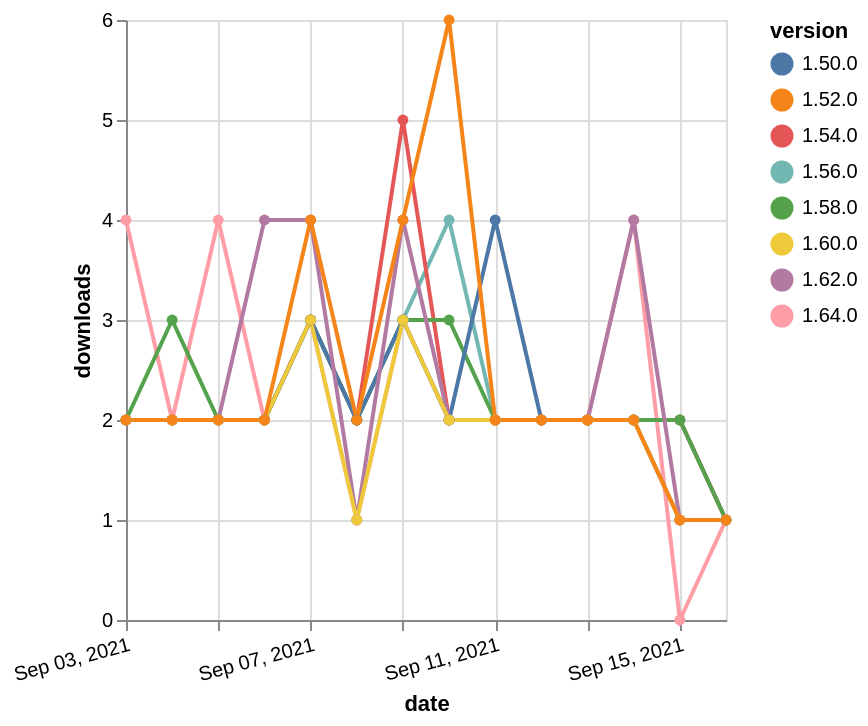

This figure's Vega-Lite source:
### Vega-Lite specification from a JSON file in a GitHub repository (floating-point values rounded to 4 significant figures)
{"$schema": "https://vega.github.io/schema/vega-lite/v5.json", "description": "A simple bar chart with embedded data.", "data": {"values": [{"date": "2021-09-03", "total": 1699, "delta": 2, "version": "1.56.0"}, {"date": "2021-09-04", "total": 1701, "delta": 2, "version": "1.56.0"}, {"date": "2021-09-05", "total": 1703, "delta": 2, "version": "1.56.0"}, {"date": "2021-09-06", "total": 1705, "delta": 2, "version": "1.56.0"}, {"date": "2021-09-07", "total": 1708, "delta": 3, "version": "1.56.0"}, {"date": "2021-09-08", "total": 1710, "delta": 2, "version": "1.56.0"}, {"date": "2021-09-09", "total": 1713, "delta": 3, "version": "1.56.0"}, {"date": "2021-09-10", "total": 1717, "delta": 4, "version": "1.56.0"}, {"date": "2021-09-11", "total": 1719, "delta": 2, "version": "1.56.0"}, {"date": "2021-09-12", "total": 1721, "delta": 2, "version": "1.56.0"}, {"date": "2021-09-13", "total": 1723, "delta": 2, "version": "1.56.0"}, {"date": "2021-09-14", "total": 1725, "delta": 2, "version": "1.56.0"}, {"date": "2021-09-15", "total": 1727, "delta": 2, "version": "1.56.0"}, {"date": "2021-09-16", "total": 1728, "delta": 1, "version": "1.56.0"}, {"date": "2021-09-03", "total": 223, "delta": 4, "version": "1.64.0"}, {"date": "2021-09-04", "total": 225, "delta": 2, "version": "1.64.0"}, {"date": "2021-09-05", "total": 229, "delta": 4, "version": "1.64.0"}, {"date": "2021-09-06", "total": 231, "delta": 2, "version": "1.64.0"}, {"date": "2021-09-07", "total": 234, "delta": 3, "version": "1.64.0"}, {"date": "2021-09-08", "total": 235, "delta": 1, "version": "1.64.0"}, {"date": "2021-09-09", "total": 238, "delta": 3, "version": "1.64.0"}, {"date": "2021-09-10", "total": 240, "delta": 2, "version": "1.64.0"}, {"date": "2021-09-11", "total": 242, "delta": 2, "version": "1.64.0"}, {"date": "2021-09-12", "total": 244, "delta": 2, "version": "1.64.0"}, {"date": "2021-09-13", "total": 246, "delta": 2, "version": "1.64.0"}, {"date": "2021-09-14", "total": 250, "delta": 4, "version": "1.64.0"}, {"date": "2021-09-15", "total": 250, "delta": 0, "version": "1.64.0"}, {"date": "2021-09-16", "total": 251, "delta": 1, "version": "1.64.0"}, {"date": "2021-09-03", "total": 2090, "delta": 2, "version": "1.54.0"}, {"date": "2021-09-04", "total": 2092, "delta": 2, "version": "1.54.0"}, {"date": "2021-09-05", "total": 2094, "delta": 2, "version": "1.54.0"}, {"date": "2021-09-06", "total": 2096, "delta": 2, "version": "1.54.0"}, {"date": "2021-09-07", "total": 2099, "delta": 3, "version": "1.54.0"}, {"date": "2021-09-08", "total": 2101, "delta": 2, "version": "1.54.0"}, {"date": "2021-09-09", "total": 2106, "delta": 5, "version": "1.54.0"}, {"date": "2021-09-10", "total": 2108, "delta": 2, "version": "1.54.0"}, {"date": "2021-09-11", "total": 2110, "delta": 2, "version": "1.54.0"}, {"date": "2021-09-12", "total": 2112, "delta": 2, "version": "1.54.0"}, {"date": "2021-09-13", "total": 2114, "delta": 2, "version": "1.54.0"}, {"date": "2021-09-14", "total": 2116, "delta": 2, "version": "1.54.0"}, {"date": "2021-09-15", "total": 2118, "delta": 2, "version": "1.54.0"}, {"date": "2021-09-16", "total": 2119, "delta": 1, "version": "1.54.0"}, {"date": "2021-09-03", "total": 1476, "delta": 2, "version": "1.58.0"}, {"date": "2021-09-04", "total": 1479, "delta": 3, "version": "1.58.0"}, {"date": "2021-09-05", "total": 1481, "delta": 2, "version": "1.58.0"}, {"date": "2021-09-06", "total": 1483, "delta": 2, "version": "1.58.0"}, {"date": "2021-09-07", "total": 1486, "delta": 3, "version": "1.58.0"}, {"date": "2021-09-08", "total": 1488, "delta": 2, "version": "1.58.0"}, {"date": "2021-09-09", "total": 1491, "delta": 3, "version": "1.58.0"}, {"date": "2021-09-10", "total": 1494, "delta": 3, "version": "1.58.0"}, {"date": "2021-09-11", "total": 1496, "delta": 2, "version": "1.58.0"}, {"date": "2021-09-12", "total": 1498, "delta": 2, "version": "1.58.0"}, {"date": "2021-09-13", "total": 1500, "delta": 2, "version": "1.58.0"}, {"date": "2021-09-14", "total": 1502, "delta": 2, "version": "1.58.0"}, {"date": "2021-09-15", "total": 1504, "delta": 2, "version": "1.58.0"}, {"date": "2021-09-16", "total": 1505, "delta": 1, "version": "1.58.0"}, {"date": "2021-09-03", "total": 2357, "delta": 2, "version": "1.50.0"}, {"date": "2021-09-04", "total": 2359, "delta": 2, "version": "1.50.0"}, {"date": "2021-09-05", "total": 2361, "delta": 2, "version": "1.50.0"}, {"date": "2021-09-06", "total": 2363, "delta": 2, "version": "1.50.0"}, {"date": "2021-09-07", "total": 2366, "delta": 3, "version": "1.50.0"}, {"date": "2021-09-08", "total": 2368, "delta": 2, "version": "1.50.0"}, {"date": "2021-09-09", "total": 2371, "delta": 3, "version": "1.50.0"}, {"date": "2021-09-10", "total": 2373, "delta": 2, "version": "1.50.0"}, {"date": "2021-09-11", "total": 2377, "delta": 4, "version": "1.50.0"}, {"date": "2021-09-12", "total": 2379, "delta": 2, "version": "1.50.0"}, {"date": "2021-09-13", "total": 2381, "delta": 2, "version": "1.50.0"}, {"date": "2021-09-14", "total": 2383, "delta": 2, "version": "1.50.0"}, {"date": "2021-09-15", "total": 2384, "delta": 1, "version": "1.50.0"}, {"date": "2021-09-16", "total": 2385, "delta": 1, "version": "1.50.0"}, {"date": "2021-09-03", "total": 704, "delta": 2, "version": "1.62.0"}, {"date": "2021-09-04", "total": 706, "delta": 2, "version": "1.62.0"}, {"date": "2021-09-05", "total": 708, "delta": 2, "version": "1.62.0"}, {"date": "2021-09-06", "total": 712, "delta": 4, "version": "1.62.0"}, {"date": "2021-09-07", "total": 716, "delta": 4, "version": "1.62.0"}, {"date": "2021-09-08", "total": 717, "delta": 1, "version": "1.62.0"}, {"date": "2021-09-09", "total": 721, "delta": 4, "version": "1.62.0"}, {"date": "2021-09-10", "total": 723, "delta": 2, "version": "1.62.0"}, {"date": "2021-09-11", "total": 725, "delta": 2, "version": "1.62.0"}, {"date": "2021-09-12", "total": 727, "delta": 2, "version": "1.62.0"}, {"date": "2021-09-13", "total": 729, "delta": 2, "version": "1.62.0"}, {"date": "2021-09-14", "total": 733, "delta": 4, "version": "1.62.0"}, {"date": "2021-09-15", "total": 734, "delta": 1, "version": "1.62.0"}, {"date": "2021-09-16", "total": 735, "delta": 1, "version": "1.62.0"}, {"date": "2021-09-03", "total": 1016, "delta": 2, "version": "1.60.0"}, {"date": "2021-09-04", "total": 1018, "delta": 2, "version": "1.60.0"}, {"date": "2021-09-05", "total": 1020, "delta": 2, "version": "1.60.0"}, {"date": "2021-09-06", "total": 1022, "delta": 2, "version": "1.60.0"}, {"date": "2021-09-07", "total": 1025, "delta": 3, "version": "1.60.0"}, {"date": "2021-09-08", "total": 1026, "delta": 1, "version": "1.60.0"}, {"date": "2021-09-09", "total": 1029, "delta": 3, "version": "1.60.0"}, {"date": "2021-09-10", "total": 1031, "delta": 2, "version": "1.60.0"}, {"date": "2021-09-11", "total": 1033, "delta": 2, "version": "1.60.0"}, {"date": "2021-09-12", "total": 1035, "delta": 2, "version": "1.60.0"}, {"date": "2021-09-13", "total": 1037, "delta": 2, "version": "1.60.0"}, {"date": "2021-09-14", "total": 1039, "delta": 2, "version": "1.60.0"}, {"date": "2021-09-15", "total": 1040, "delta": 1, "version": "1.60.0"}, {"date": "2021-09-16", "total": 1041, "delta": 1, "version": "1.60.0"}, {"date": "2021-09-03", "total": 2483, "delta": 2, "version": "1.52.0"}, {"date": "2021-09-04", "total": 2485, "delta": 2, "version": "1.52.0"}, {"date": "2021-09-05", "total": 2487, "delta": 2, "version": "1.52.0"}, {"date": "2021-09-06", "total": 2489, "delta": 2, "version": "1.52.0"}, {"date": "2021-09-07", "total": 2493, "delta": 4, "version": "1.52.0"}, {"date": "2021-09-08", "total": 2495, "delta": 2, "version": "1.52.0"}, {"date": "2021-09-09", "total": 2499, "delta": 4, "version": "1.52.0"}, {"date": "2021-09-10", "total": 2505, "delta": 6, "version": "1.52.0"}, {"date": "2021-09-11", "total": 2507, "delta": 2, "version": "1.52.0"}, {"date": "2021-09-12", "total": 2509, "delta": 2, "version": "1.52.0"}, {"date": "2021-09-13", "total": 2511, "delta": 2, "version": "1.52.0"}, {"date": "2021-09-14", "total": 2513, "delta": 2, "version": "1.52.0"}, {"date": "2021-09-15", "total": 2514, "delta": 1, "version": "1.52.0"}, {"date": "2021-09-16", "total": 2515, "delta": 1, "version": "1.52.0"}]}, "width": "container", "mark": {"type": "line", "point": {"filled": true}}, "encoding": {"x": {"field": "date", "type": "temporal", "timeUnit": "yearmonthdate", "title": "date", "axis": {"labelAngle": -15}}, "y": {"field": "delta", "type": "quantitative", "title": "downloads"}, "color": {"field": "version", "type": "nominal"}, "tooltip": {"field": "delta"}}}
